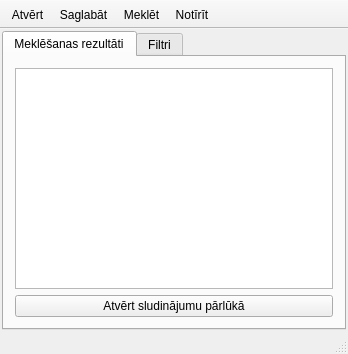
<?xml version="1.0" encoding="UTF-8"?>
<ui version="4.0">
 <class>MainWindow</class>
 <widget class="QMainWindow" name="MainWindow">
  <property name="geometry">
   <rect>
    <x>0</x>
    <y>0</y>
    <width>348</width>
    <height>330</height>
   </rect>
  </property>
  <property name="windowTitle">
   <string>FindAFlat</string>
  </property>
  <property name="windowIcon">
   <iconset resource="resources.qrc">
    <normaloff>:/icons/icon</normaloff>:/icons/icon</iconset>
  </property>
  <widget class="QWidget" name="centralWidget">
   <layout class="QVBoxLayout" name="verticalLayout">
    <property name="spacing">
     <number>2</number>
    </property>
    <property name="leftMargin">
     <number>2</number>
    </property>
    <property name="topMargin">
     <number>2</number>
    </property>
    <property name="rightMargin">
     <number>2</number>
    </property>
    <property name="bottomMargin">
     <number>2</number>
    </property>
    <item>
     <widget class="QTabWidget" name="tabWidget">
      <property name="currentIndex">
       <number>0</number>
      </property>
      <widget class="QWidget" name="tabResults">
       <attribute name="title">
        <string>Meklēšanas rezultāti</string>
       </attribute>
       <layout class="QVBoxLayout" name="verticalLayout_2">
        <item>
         <widget class="QTableView" name="rssTableView"/>
        </item>
        <item>
         <widget class="QPushButton" name="openLinkButton">
          <property name="text">
           <string>Atvērt sludinājumu pārlūkā</string>
          </property>
         </widget>
        </item>
       </layout>
      </widget>
      <widget class="QWidget" name="tabFilters">
       <attribute name="title">
        <string>Filtri</string>
       </attribute>
       <layout class="QHBoxLayout" name="horizontalLayout_2">
        <item>
         <layout class="QGridLayout" name="filterLayout">
          <item row="1" column="1" colspan="2">
           <widget class="QLineEdit" name="urlRSS">
            <property name="clearButtonEnabled">
             <bool>true</bool>
            </property>
           </widget>
          </item>
          <item row="1" column="0">
           <widget class="QLabel" name="labelRSS">
            <property name="text">
             <string>RSS saite:</string>
            </property>
           </widget>
          </item>
          <item row="2" column="0" colspan="2">
           <widget class="QLabel" name="labelFloor">
            <property name="text">
             <string>Stāvs (min):</string>
            </property>
           </widget>
          </item>
          <item row="2" column="2">
           <widget class="QSpinBox" name="valueFloor">
            <property name="minimum">
             <number>1</number>
            </property>
            <property name="value">
             <number>2</number>
            </property>
           </widget>
          </item>
          <item row="3" column="0" colspan="3">
           <widget class="QGroupBox" name="groupArea">
            <property name="title">
             <string>Platība</string>
            </property>
            <layout class="QGridLayout" name="gridLayout_3">
             <property name="topMargin">
              <number>2</number>
             </property>
             <property name="bottomMargin">
              <number>2</number>
             </property>
             <item row="0" column="0">
              <widget class="QLabel" name="labelMinArea">
               <property name="text">
                <string>Min:</string>
               </property>
              </widget>
             </item>
             <item row="0" column="1">
              <widget class="QSpinBox" name="valueMinArea">
               <property name="minimum">
                <number>5</number>
               </property>
               <property name="maximum">
                <number>999</number>
               </property>
               <property name="value">
                <number>40</number>
               </property>
              </widget>
             </item>
             <item row="0" column="2">
              <widget class="QLabel" name="labelMaxArea">
               <property name="text">
                <string>Max:</string>
               </property>
              </widget>
             </item>
             <item row="0" column="3">
              <widget class="QSpinBox" name="valueMaxArea">
               <property name="minimum">
                <number>5</number>
               </property>
               <property name="maximum">
                <number>999</number>
               </property>
               <property name="value">
                <number>60</number>
               </property>
              </widget>
             </item>
            </layout>
           </widget>
          </item>
          <item row="4" column="0" colspan="3">
           <widget class="QGroupBox" name="groupPrice">
            <property name="title">
             <string>Cena</string>
            </property>
            <layout class="QGridLayout" name="gridLayout_5">
             <property name="topMargin">
              <number>2</number>
             </property>
             <property name="bottomMargin">
              <number>2</number>
             </property>
             <item row="0" column="0">
              <widget class="QLabel" name="labelMinPrice">
               <property name="text">
                <string>Min:</string>
               </property>
              </widget>
             </item>
             <item row="0" column="3">
              <widget class="QSpinBox" name="valueMaxPrice">
               <property name="minimum">
                <number>10</number>
               </property>
               <property name="maximum">
                <number>1000000</number>
               </property>
               <property name="value">
                <number>40000</number>
               </property>
              </widget>
             </item>
             <item row="0" column="1">
              <widget class="QSpinBox" name="valueMinPrice">
               <property name="minimum">
                <number>10</number>
               </property>
               <property name="maximum">
                <number>1000000</number>
               </property>
               <property name="value">
                <number>20000</number>
               </property>
              </widget>
             </item>
             <item row="0" column="2">
              <widget class="QLabel" name="labelMaxPrice">
               <property name="text">
                <string>Max:</string>
               </property>
              </widget>
             </item>
            </layout>
           </widget>
          </item>
          <item row="5" column="0" colspan="3">
           <widget class="QGroupBox" name="groupRooms">
            <property name="title">
             <string>Istabas</string>
            </property>
            <layout class="QGridLayout" name="gridLayout_2">
             <property name="topMargin">
              <number>2</number>
             </property>
             <property name="bottomMargin">
              <number>2</number>
             </property>
             <item row="0" column="0">
              <widget class="QLabel" name="labelMinRooms">
               <property name="text">
                <string>Min:</string>
               </property>
              </widget>
             </item>
             <item row="0" column="3">
              <widget class="QSpinBox" name="valueMaxRooms">
               <property name="minimum">
                <number>1</number>
               </property>
               <property name="maximum">
                <number>10</number>
               </property>
               <property name="value">
                <number>2</number>
               </property>
              </widget>
             </item>
             <item row="0" column="1">
              <widget class="QSpinBox" name="valueMinRooms">
               <property name="maximum">
                <number>10</number>
               </property>
               <property name="value">
                <number>1</number>
               </property>
              </widget>
             </item>
             <item row="0" column="2">
              <widget class="QLabel" name="labelMaxRooms">
               <property name="text">
                <string>Max:</string>
               </property>
              </widget>
             </item>
            </layout>
           </widget>
          </item>
          <item row="6" column="0" colspan="3">
           <widget class="QPushButton" name="resetButton">
            <property name="text">
             <string>Atiestatīt filtrus</string>
            </property>
           </widget>
          </item>
         </layout>
        </item>
       </layout>
      </widget>
     </widget>
    </item>
   </layout>
  </widget>
  <widget class="QToolBar" name="toolBar">
   <property name="windowTitle">
    <string>toolBar</string>
   </property>
   <property name="movable">
    <bool>false</bool>
   </property>
   <property name="allowedAreas">
    <set>Qt::TopToolBarArea</set>
   </property>
   <property name="toolButtonStyle">
    <enum>Qt::ToolButtonTextUnderIcon</enum>
   </property>
   <property name="floatable">
    <bool>false</bool>
   </property>
   <attribute name="toolBarArea">
    <enum>TopToolBarArea</enum>
   </attribute>
   <attribute name="toolBarBreak">
    <bool>false</bool>
   </attribute>
   <addaction name="actionOpen"/>
   <addaction name="actionStore"/>
   <addaction name="actionSearch"/>
   <addaction name="actionClear"/>
  </widget>
  <widget class="QStatusBar" name="statusBar"/>
  <action name="actionOpen">
   <property name="icon">
    <iconset resource="resources.qrc">
     <normaloff>:/icons/open</normaloff>:/icons/open</iconset>
   </property>
   <property name="text">
    <string>Atvērt</string>
   </property>
  </action>
  <action name="actionStore">
   <property name="icon">
    <iconset resource="resources.qrc">
     <normaloff>:/icons/save</normaloff>:/icons/save</iconset>
   </property>
   <property name="text">
    <string>Saglabāt</string>
   </property>
  </action>
  <action name="actionSearch">
   <property name="checkable">
    <bool>true</bool>
   </property>
   <property name="icon">
    <iconset resource="resources.qrc">
     <normaloff>:/icons/find</normaloff>:/icons/find</iconset>
   </property>
   <property name="text">
    <string>Meklēt</string>
   </property>
  </action>
  <action name="actionClear">
   <property name="icon">
    <iconset resource="resources.qrc">
     <normaloff>:/icons/clear</normaloff>:/icons/clear</iconset>
   </property>
   <property name="text">
    <string>Notīrīt</string>
   </property>
  </action>
 </widget>
 <layoutdefault spacing="6" margin="11"/>
 <resources>
  <include location="resources.qrc"/>
 </resources>
 <connections/>
</ui>
